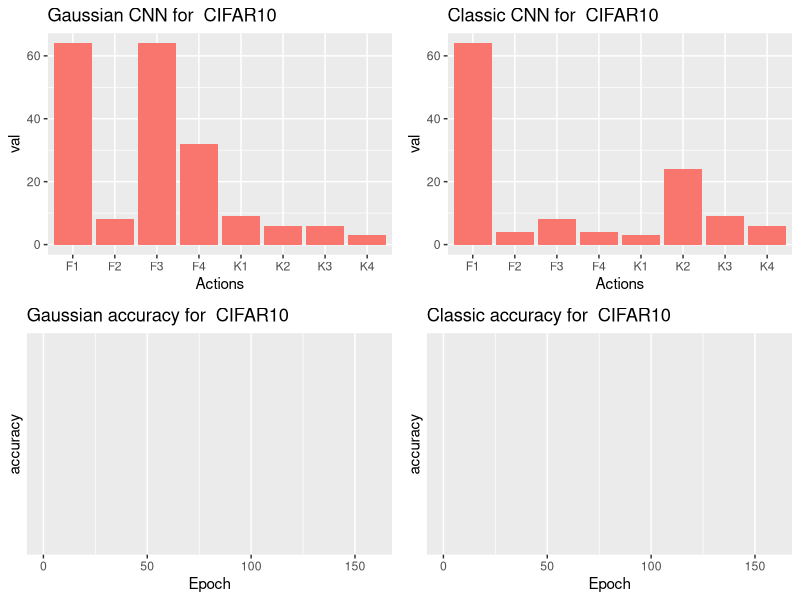
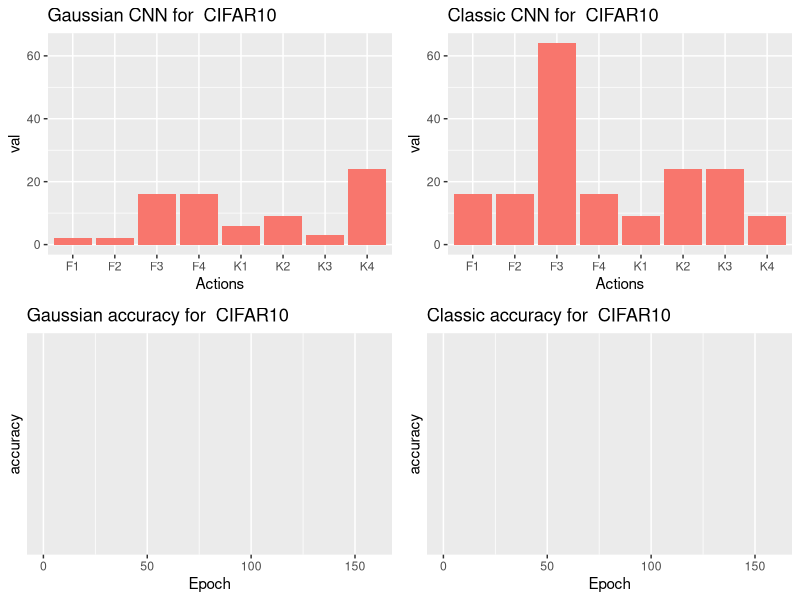
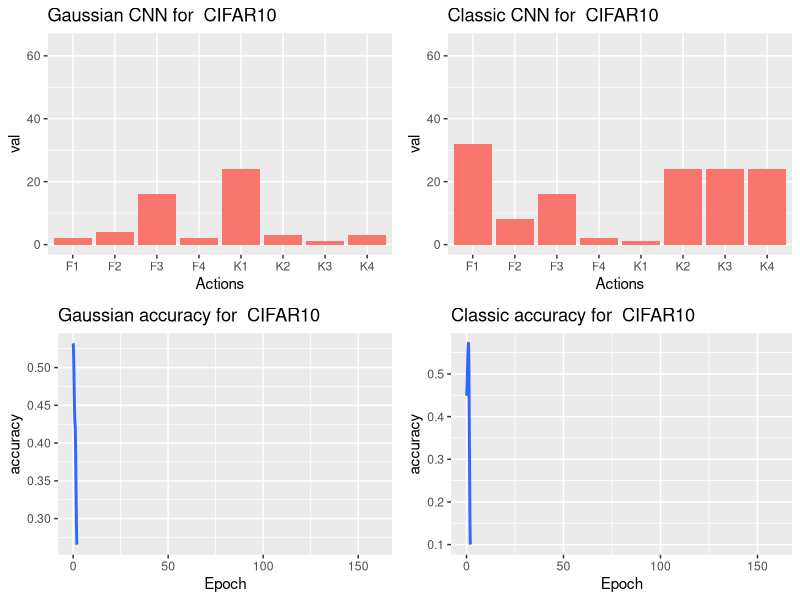
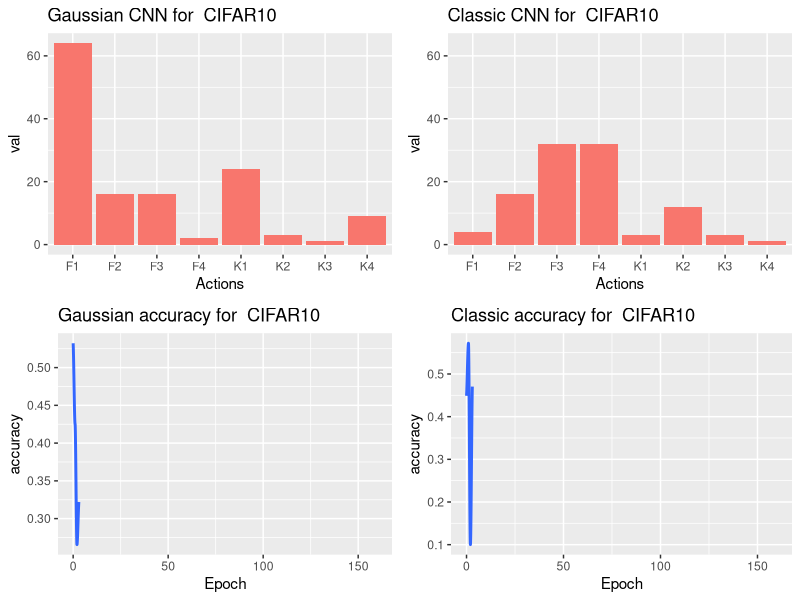
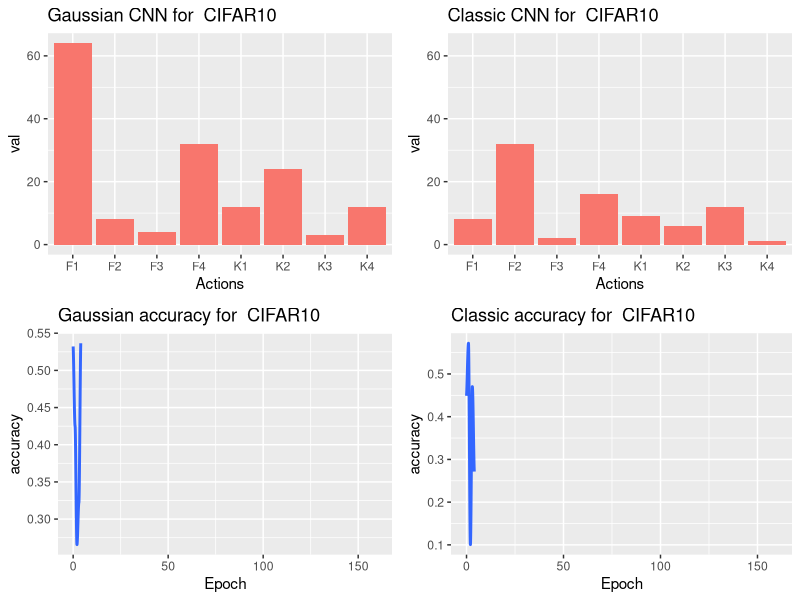
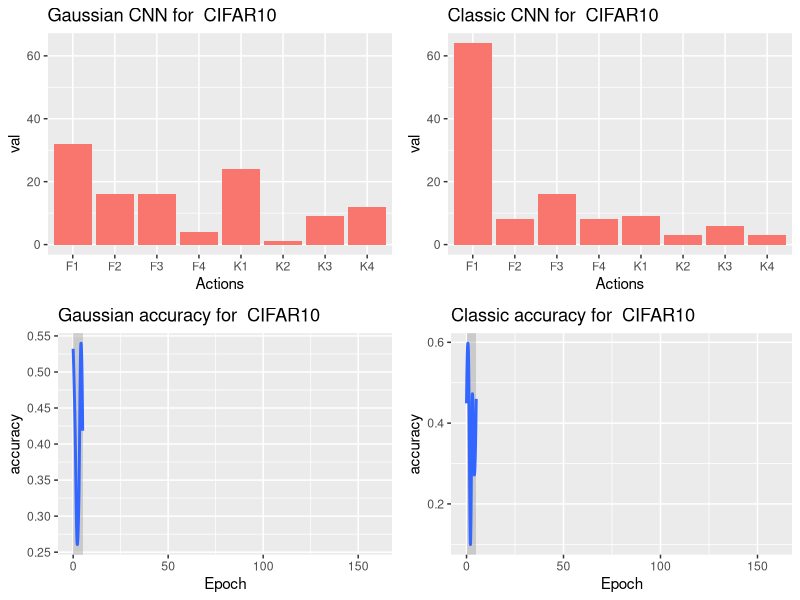
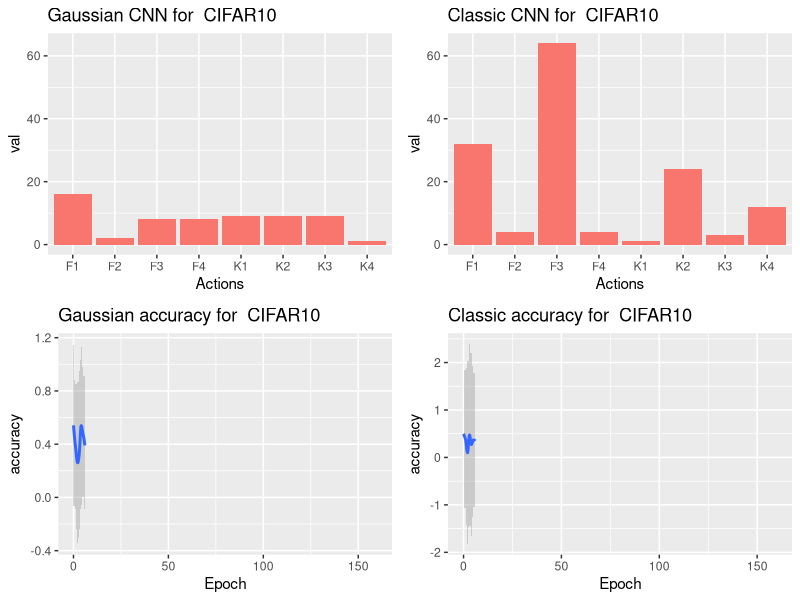
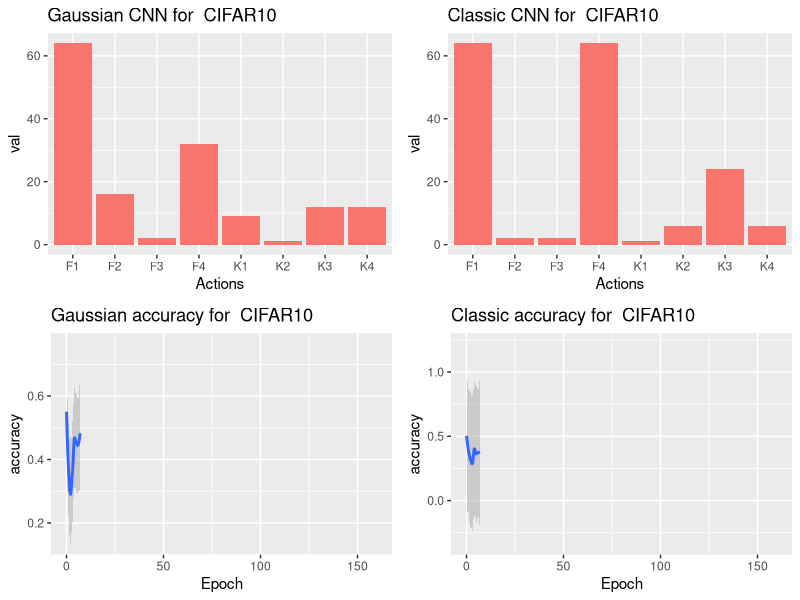

The R script that drew these images, in order: (Note: this script raises an error after producing the figures.)
## ---- chunk 1
data <- read.csv(file="logs.csv")
## ---- chunk 2
library(ggplot2)
library(ggpubr)
## ---- chunk 3
gaussian <- data[data['controller'] == "gaussian",]
classic <- data[data['controller'] == "classic",]
l <- nrow(gaussian)
for(i in c(1:l)){
  data_iter_g <- as.numeric(unlist(strsplit(as.character(gaussian[i,]$action), '\\-')))
  data_iter_g <- data.frame(val = data_iter_g)
  data_iter_c <- as.numeric(unlist(strsplit(as.character(classic[i,]$action), '\\-')))
  data_iter_c <- data.frame(val = data_iter_c)
  data_iter_g$random <- if (gaussian[i,]$random == 1) "red" else "blue"
  data_iter_c$random <- if (classic[i,]$random == 1) "red" else "blue"
 bar_gaussian <- ggplot() + geom_bar(data = data_iter_g, aes(y=val, x=c("K1", "F1", "K2", "F2", "K3", "F3", "K4", "F4"), fill=random), stat="identity") + ylim(0, 64) + ggtitle(paste("Gaussian CNN for ", toupper(gaussian[i,]$dataset))) + xlab("Actions") + theme(legend.position = "none")
bar_classic <- ggplot() + geom_bar(data = data_iter_c, aes(y=val, x=c("K1", "F1", "K2", "F2", "K3", "F3", "K4", "F4"), fill=random), stat="identity") + ylim(0, 64) + ggtitle(paste("Classic CNN for ", toupper(classic[i,]$dataset))) + xlab("Actions") + theme(legend.position = "none")
line_gaussian <- ggplot() + geom_smooth(data = head(gaussian, i), aes(y=accuracy, x=c(0:(i-1)))) + xlim(0, l) + ggtitle(paste("Gaussian accuracy for ", toupper(gaussian[i,]$dataset))) + xlab("Epoch")
line_classic <- ggplot() + geom_smooth(data = head(classic, i), aes(y=accuracy, x=c(0:(i-1)))) + xlim(0, l) + ggtitle(paste("Classic accuracy for ", toupper(classic[i,]$dataset))) + xlab("Epoch")
  ggarrange(bar_gaussian, bar_classic, line_gaussian, line_classic, ncol = 2, nrow = 2)
  ggsave(paste(paste("img/", i), ".png"))
}
